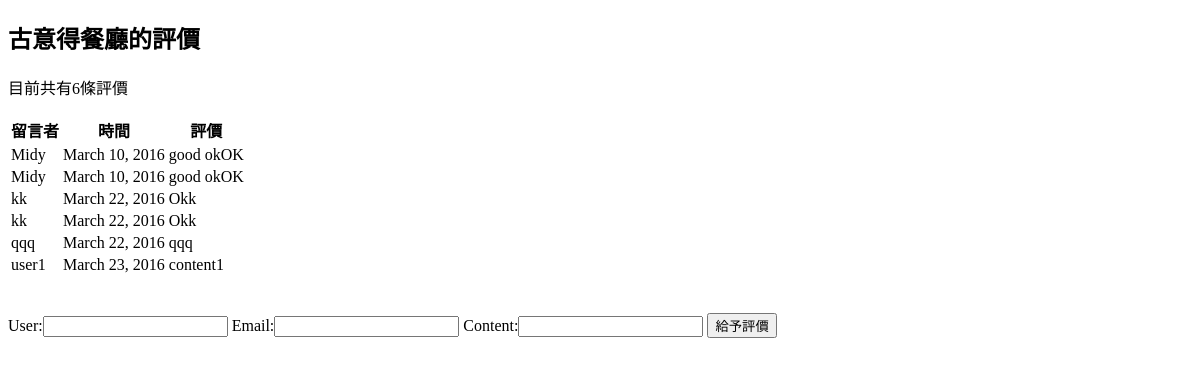
The page /comment/2/ (signed in) on the database as committed earlier.
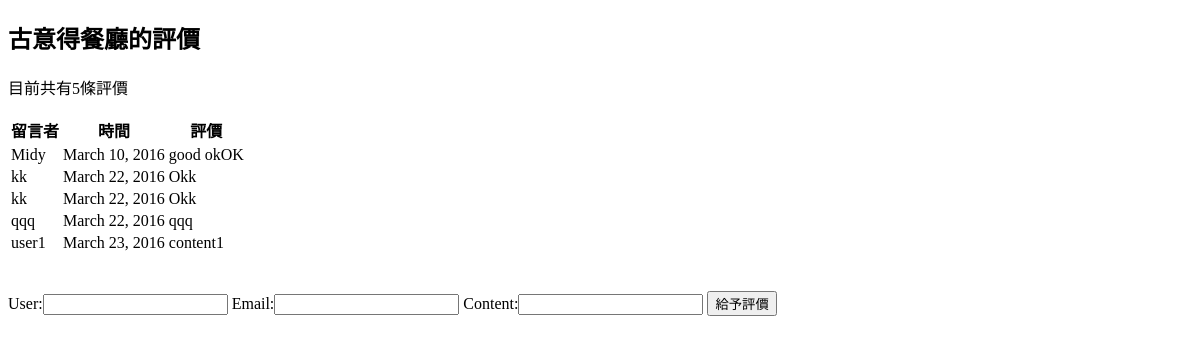
The same page on the database as committed later.
### restaurants/models.py (models this page shows, shortened)
class Restaurant(models.Model):
    name = models.CharField(max_length=20)
    phone_number = models.CharField(max_length=15)
    address = models.CharField(max_length=50, blank=True)

class Comment(models.Model):
    content = models.CharField(max_length=200)
    user = models.CharField(max_length=20)
    email = models.EmailField(max_length=20)
    date_time = models.DateTimeField()
    restaurant = models.ForeignKey(Restaurant)
    class Meta:
        ordering = ['date_time']
        permissions = (
            ("can_comment", "Can comment", ),
        )

### restaurants/views.py (the view)
# urls.py: url(r'^comment/(\d{1,5})/$', comment),
@user_passes_test(user_can_comment, login_url='/accounts/login/')
def comment(request,id):
    if id:
        r = Restaurant.objects.get(id=id)
    else:
        return HttpResponseRedirect("/restaurants_list/")
    if request.user.is_authenticated and request.user.has_perm('restaurants.can_comment'):
        errors = []
        if 'ok' in request.POST:
            f = CommentForm(request.POST)
            if f.is_valid():
                user = request.POST['user']
                content = request.POST['content']
                email = request.POST['email']
                date_time = datetime.datetime.now()
                c = Comment(user=user, email=email, content=content, date_time=date_time, restaurant=r)
                c.save()
                f = CommentForm()
        else:
            f = CommentForm()
    else:
        return HttpReponseRedirect('/restaurants_list/')
    return render_to_response('comments.html',locals())

### restaurants/forms.py
class CommentForm(forms.Form):
    user = forms.CharField(max_length=20)
    email = forms.EmailField(max_length=20, required=False)
    content = forms.CharField(max_length=200)

### restaurants/views.py (called while the page is built)
def user_can_comment(user):
    return user.is_authenticated and user.has_perm('restaurants.can_comment')

### restaurants/templates/comments.html (shortened to what this page needs)
<!doctype html>
<html>
    <head>
    </head>
    <body>
        <h2>{{ r.name }}的評價</h2>
        {% if r.comment_set.all %}
            <p>目前共有{{ r.comment_set.all|length }}條評價</p>
            <table>
                <tr>
                    <th>留言者</th>
                    <th>時間</th>
                    <th>評價</th>
                </tr>
            {% for c in r.comment_set.all %}
                <tr>
                    <td> {{ c.user }} </td>
                    <td> {{ c.date_time | date:"F j, Y" }} </td>
                    <td> {{ c.content }} </td>
                </tr>
            {% endfor %}
            </table>
        {% else %}
            <p>無評價</p>
        {% endif %}
        <br /><br />
        <form action="" method="post">
            {{ f.as_table }}
            <input type="submit" value="給予評價">
        </form>
    </body>
</html>

Rows that differ between the two databases and show on the page:
removed Comment: user "Midy", date_time "March 10, 2016", content "good okOK"
computed for Restaurant "古意得餐廳": comment_set.all|length "6" → "5"
